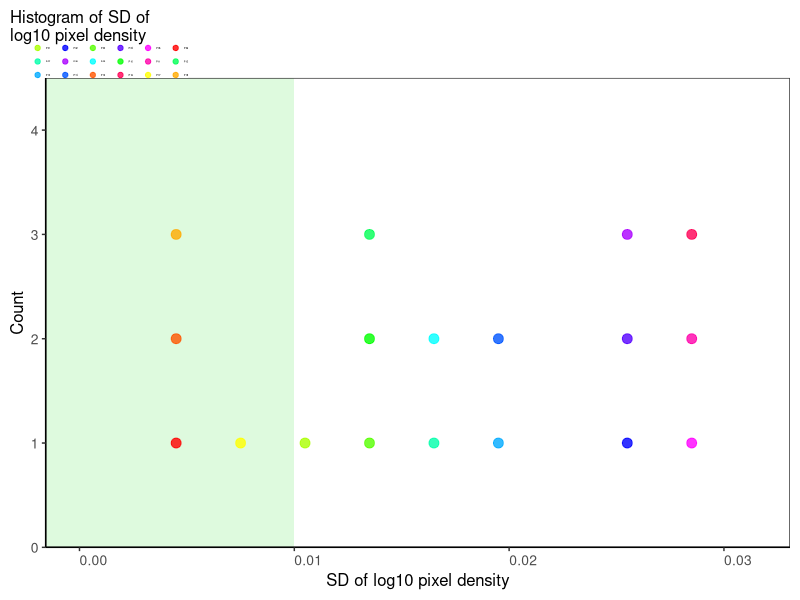

Here is the R script that generated this plot:
# Test script for h1 histogram plot
library(ggplot2)
library(dplyr)

# Create fake sdLogDensity_data
set.seed(123)  # For reproducible results

# Generate fake data with varying numbers of participants to test legend scaling
n_participants <- 18  # Change this to test different legend sizes (try 4, 8, 12, 16, 20)

sdLogDensity_data <- tibble(
  participant = paste0("P", sprintf("%02d", 1:n_participants)),
  sdLogDensity = runif(n_participants, min = 0.002, max = 0.03),  # Random values between 0.002 and 0.03
  pxPerCm = runif(n_participants, min = 35, max = 55)  # Random pixel density values
) %>%
  mutate(
    # Create bin centers (same logic as in original code)
    bin_width = 0.003,
    bin_center = ifelse(sdLogDensity >= 0,
                       floor(sdLogDensity / bin_width) * bin_width + bin_width/2,
                       ceiling(sdLogDensity / bin_width) * bin_width - bin_width/2),
    ratio = pxPerCm / sdLogDensity
  ) %>%
  arrange(bin_center, participant) %>%
  group_by(bin_center) %>%
  mutate(
    stack_position = row_number(),
    dot_y = stack_position
  ) %>%
  ungroup()

# Set parameters
calibrateTrackDistanceCheckLengthSDLogAllowed <- 0.01
bin_width <- 0.003

# Calculate legend rows and dynamic sizing (same as original code)
n_participants <- n_distinct(sdLogDensity_data$participant)
legend_rows <- ceiling(n_participants / 2)

# Dynamic sizing based on number of rows
legend_text_size <- max(0.5, 8 * (5/6)^(legend_rows - 1))
legend_key_size <- 0
legend_spacing_y <- min(-1, -0.5 / (5/6)^(legend_rows - 1))
legend_key_height <- min(0.0005, 0.01 * (5/6)^(legend_rows - 1))

# Calculate x_max
data_range <- range(sdLogDensity_data$sdLogDensity)
x_max <- max(sdLogDensity_data$bin_center, calibrateTrackDistanceCheckLengthSDLogAllowed) + bin_width

# Create color palette (you might need to adjust this based on your actual colorPalette)
colorPalette <- rainbow(n_participants)
names(colorPalette) <- unique(sdLogDensity_data$participant)

# Create the h1 plot
h1 <- ggplot(sdLogDensity_data, aes(x = sdLogDensity)) +
  # Add transparent light-green bar for allowed range
  annotate("rect", 
           xmin = -Inf, 
           xmax = calibrateTrackDistanceCheckLengthSDLogAllowed, 
           ymin = 0, 
           ymax = Inf, 
           fill = "lightgreen", 
           alpha = 0.3) +
  # Stacked colored points on top of bars
  geom_point(aes(x = bin_center, y = dot_y, color = participant), size = 3, alpha = 0.8) +
  scale_color_manual(values = colorPalette) +
  scale_y_continuous(expand = expansion(mult = c(0, 0.5))) + 
  scale_x_continuous(limits = c(0, x_max)) +
  guides(color = guide_legend(
    nrow = 3,  
    title = "",
    override.aes = list(size = 1.5),  
    keywidth = unit(0.8, "lines"),
    byrow = TRUE,
    spacing.y = unit(-1, "lines")  # This controls spacing between rows in guide_legend
  )) +
  labs(
    subtitle = "Histogram of SD of\nlog10 pixel density",
    x = "SD of log10 pixel density",
    y = "Count"
  ) +
  theme_bw() + 
  theme(legend.key.size = unit(0, "mm"),
        legend.title = element_text(size = 7),
        legend.text = element_text(size = legend_text_size, margin = margin(t = -10, b = -10)),
        legend.box.margin = margin(l = -0.6, r = 0, t = 0, b = 0, "cm"),
        legend.box.spacing = unit(0, "lines"),
        legend.spacing.y = unit(-10, "lines"),
        legend.spacing.x = unit(0, "lines"),
        legend.key.height = unit(0, "lines"),
        legend.key.width = unit(0, "mm"),
        legend.key = element_rect(fill = "transparent", colour = "transparent", size = 0),
        legend.margin = margin(0, 0, 0, 0),
        legend.position = "top", 
        legend.box = "vertical", 
        legend.justification = 'left',
        panel.grid.major = element_blank(), 
        panel.grid.minor = element_blank(),
        panel.background = element_blank(), 
        axis.title = element_text(size = 12),
        axis.text = element_text(size = 12),
        axis.line = element_line(colour = "black"),
        axis.text.x = element_text(size  = 10, angle = 0, hjust=0, vjust=1),
        axis.text.y = element_text(size = 10),
              plot.title = element_text(size = 7, hjust = 0, margin = margin(b = 0)),
         plot.title.position = "plot",
         plot.subtitle = element_text(size = 12, hjust = 0, margin = margin(t = 0)),
        plot.caption = element_text(size = 10),
        plot.margin = margin(t = 0.1, r = 0.1, b = 0.1, l = 0.1, "inch"),
        strip.text = element_text(size = 14))

# Display the plot
print(h1)

# Print some info about the dynamic sizing
cat("Number of participants:", n_participants, "\n")
cat("Legend rows:", legend_rows, "\n")
cat("Legend text size:", legend_text_size, "\n")
cat("Legend spacing Y:", legend_spacing_y, "\n")

# To test different numbers of participants, change n_participants at the top and re-run
